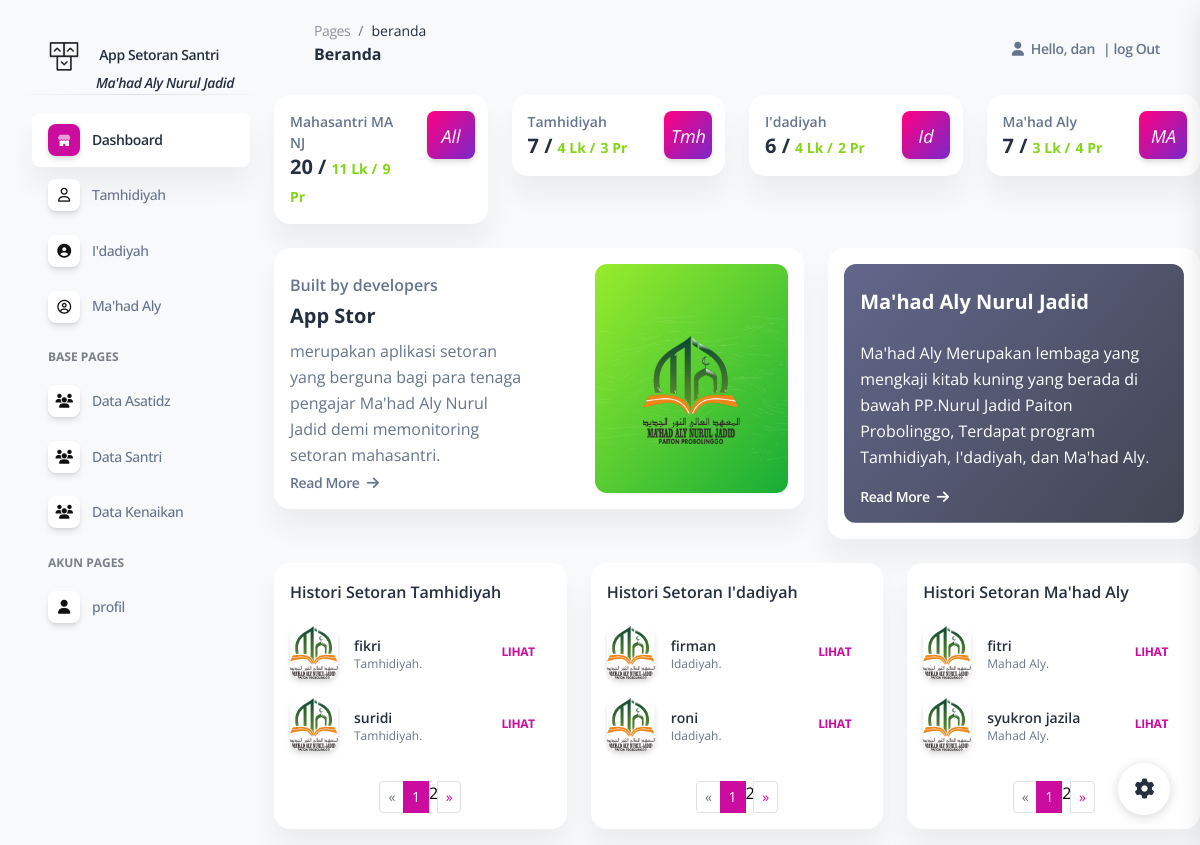
The app's page / (signed in) with its own data.
### appstor/models.py (models this page shows, shortened)
class Asatidz(models.Model):
    jenis={
        ('laki-laki','laki-laki'),
        ('perempuan','perempuan')
     }
    statusp={
        ('siswa','siswa'),
        ('mahasiswa','mahasiswa'),
        ('salaf','salaf')
     }
    marhalah={
        ('Tamhidiyah','Tamhidiyah'),
        ('Idadiyah','Idadiyah'),
        ('Mahad Aly','Mahad Aly'),
     }
    jns={
        ('nubzah','nubzah'),
        ('fathul qorib','fathul qorib'),
        ('fathul muin','fathul muin'),
        ('faroid','faroid'),
        ('arudl','arudl'),
        ('mantiq','mantiq'),
        ('balaghoh','balaghoh'),
        ('qowaid fiqh','qowaid fiqh'),
        ('usul fiqh','usul fiqh'),
     }
    user = models.OneToOneField(User, null=True, on_delete=models.CASCADE)
    nama = models.CharField(max_length=200, blank=False, null=True)
    alamat = models.CharField( max_length=200, blank=True, null=True)
    status = models.CharField(choices=statusp, max_length=200, blank=True, null=True)
    jk = models.CharField(choices=jenis, max_length=20, blank=True, null=True)
    marhalah= models.CharField(choices=marhalah, max_length=30, blank=True, null=True)
    profile_pic = models.ImageField(default='fotokosong.png', blank=True)

### appstor/decorators.py (the view)
    def perubahan_halaman(request, *args, **kwargs):
        group = None
        if request.user.groups.exists():
            group = request.user.groups.all()[0].name
        if group == 'ustad' :
            return redirect('user-page')
        if group == 'admin' :
            return fungsi_awal(request, *args, **kwargs)

### appstor/templates/data/dashboard.html (shortened to what this page needs)
{% extends "data/main.html" %}
{% block content %}
{% load static %}
<div class="row">
  <div class="col-xl-3 col-sm-6 mb-xl-0 mb-4">
    <div class="card">
      <div class="card-body p-3">
        <div class="row">
          <div class="col-8">
            <div class="numbers">
              <p class="text-sm mb-0 text-capitalize font-weight-bold">Mahasantri MA NJ</p>
              <h5 class="font-weight-bolder mb-0">
                {{ sn }} /
                <span class="text-success text-sm font-weight-bolder">{{ l }} Lk /</span>
                <span class="text-success text-sm font-weight-bolder">{{ p }} Pr</span>
              </h5>
            </div>
          </div>
          <div class="col-4 text-end">
            <div class="icon icon-shape bg-gradient-primary shadow text-center border-radius-md">
              <i class=" text-lg opacity-10" aria-hidden="true">All</i>
            </div>
          </div>
        </div>
      </div>
    </div>
  </div>
  <div class="col-xl-3 col-sm-6 mb-xl-0 mb-4">
    <div class="card">
      <div class="card-body p-3">
        <div class="row">
          <div class="col-8">
            <div class="numbers">
              <p class="text-sm mb-0 text-capitalize font-weight-bold">Tamhidiyah</p>
              <h5 class="font-weight-bolder mb-0">
                {{ tm }} /
                <span class="text-success text-sm font-weight-bolder">{{ t }} Lk /</span>
                <span class="text-success text-sm font-weight-bolder">{{ tp }} Pr</span>
              </h5>
            </div>
          </div>
          <div class="col-4 text-end">
            <div class="icon icon-shape bg-gradient-primary shadow text-center border-radius-md">
              <i class=" text-lg opacity-10" aria-hidden="true">Tmh</i>
            </div>
          </div>
        </div>
      </div>
    </div>
  </div>
  <div class="col-xl-3 col-sm-6 mb-xl-0 mb-4">
    <div class="card">
      <div class="card-body p-3">
        <div class="row">
          <div class="col-8">
            <div class="numbers">
              <p class="text-sm mb-0 text-capitalize font-weight-bold">I'dadiyah</p>
              <h5 class="font-weight-bolder mb-0">
                {{ id }} /
                <span class="text-success text-sm font-weight-bolder">{{ idl }} Lk /</span>
                <span class="text-success text-sm font-weight-bolder">{{ idp }} Pr</span>
              </h5>
            </div>
          </div>
          <div class="col-4 text-end">
            <div class="icon icon-shape bg-gradient-primary shadow text-center border-radius-md">
              <i class="text-lg opacity-10" aria-hidden="true">Id</i>
            </div>
          </div>
        </div>
      </div>
    </div>
  </div>
  <div class="col-xl-3 col-sm-6">
    <div class="card">
      <div class="card-body p-3">
        <div class="row">
          <div class="col-8">
            <div class="numbers">
              <p class="text-sm mb-0 text-capitalize font-weight-bold">Ma'had Aly</p>
              <h5 class="font-weight-bolder mb-0">
                {{ ma }} /
                <span class="text-success text-sm font-weight-bolder">{{ mal }} Lk /</span>
                <span class="text-success text-sm font-weight-bolder">{{ map }} Pr</span>
              </h5>
            </div>
          </div>
          <div class="col-4 text-end">
            <div class="icon icon-shape bg-gradient-primary shadow text-center border-radius-md">
              <i class="text-lg opacity-10" aria-hidden="true">MA</i>
            </div>
          </div>
        </div>
      </div>
    </div>
  </div>
</div>
<div class="row mt-4">
  <div class="col-lg-7 mb-lg-0 mb-4">
    <div class="card">
      <div class="card-body p-3">
        <div class="row">
          <div class="col-lg-6">
            <div class="d-flex flex-column h-100">
              <p class="mb-1 pt-2 text-bold">Built by developers</p>
              <h5 class="font-weight-bolder">App Stor</h5>
              <p class="mb-1">merupakan aplikasi setoran yang berguna bagi para tenaga pengajar Ma'had Aly Nurul Jadid
                demi memonitoring setoran mahasantri.
              </p>
              <a class="text-body text-sm font-weight-bold mb-0 icon-move-right mt-auto" href="javascript:;">
                Read More
                <i class="fas fa-arrow-right text-sm ms-1" aria-hidden="true"></i>
              </a>
            </div>
          </div>
          <div class="col-lg-5 ms-auto text-center mt-5 mt-lg-0">
            <div class="bg-gradient-success border-radius-lg h-100">
              <div class="position-relative d-flex align-items-center justify-content-center h-100">
                <img class="w-50 position-relative z-index-2 pt-4"
                  src="{% static 'img/logo mahad aly.png'%}">
              </div>
            </div>
          </div>
        </div>
      </div>
    </div>
  </div>
  <div class="col-lg-5">
    <div class="card h-100 p-3">
      <div class="overflow-hidden position-relative border-radius-lg bg-cover h-100"
        style="background-image: url('../staticimg/ivancik.jpg');">
        <span class="mask bg-gradient-dark"></span>
        <div class="card-body position-relative z-index-1 d-flex flex-column h-100 p-3">
          <h5 class="text-white font-weight-bolder mb-4 pt-2">Ma'had Aly Nurul Jadid</h5>
          <p class="text-white">Ma'had Aly Merupakan lembaga yang mengkaji kitab kuning yang berada di bawah PP.Nurul Jadid Paiton Probolinggo, Terdapat
            program Tamhidiyah, I'dadiyah, dan Ma'had Aly.</p>
          <a class="text-white text-sm font-weight-bold mb-0 icon-move-right mt-auto" href="javascript:;">
            Read More
            <i class="fas fa-arrow-right text-sm ms-1" aria-hidden="true"></i>
          </a>
        </div>
      </div>
    </div>
  </div>
</div>
<div class="row mt-4">
  <div class="col-12 col-xl-4">
    <div class="card h-100">
      <div class="card-header pb-0 p-3">
        <h6 class="mb-0">Histori Setoran Tamhidiyah</h6>
      </div>
      <div class="card-body p-3">
        <ul class="list-group">
          {% for datanubzah in halaman_order_custumer.object_list %}
          <li class="list-group-item border-0 d-flex align-items-center px-0 mb-2">
            <div class="avatar me-3">
              <img src="{% static 'img/logo mahad aly.png'%}" alt="kal" class="border-radius-lg shadow">
            </div>
            <div class="d-flex align-items-start flex-column justify-content-center">
              <h6 class="mb-0 text-sm">{{datanubzah.nama}}</h6>
              <p class="mb-0 text-xs">{{datanubzah.marhalah}}.</p>
            </div>
            <a class="btn btn-link pe-3 ps-0 mb-0 ms-auto" href="{% url 'setorasatidz' datanubzah.id %}">lihat</a>
          </li>
          {% endfor %}
        </ul>
      </div>
      <nav aria-label="Page navigation">
        <ul class="pagination pagination-sm  justify-content-center">
            <li class="page-item {% if not previous %} disabled {% endif %}">
                <a class="page-link" href="{{ previous }}" aria-label="Previous">
                    <span aria-hidden="true">&laquo;</span>
                </a>
            </li>
            {% for n in halaman_order_custumer.paginator.page_range %}
              {% if halaman_order_custumer.number == n %}
                <li class="page-item active" aria>
                    <span class="page-link">
                        {{ n }}
                     </span>
                </li>
           {% elif n > halaman_order_custumer.number|add:-3 and n < halaman_order_custumer.number|add:3 %}
            <li class="page-item"><a class="pagelink" href="?halaman={{ n }}">{{ n }}</a></li>
                 {% endif %}
           {% endfor %}
           <li class="page-item {% if not next %} disabled {% endif %}">
                <a class="page-link" href="{{ next }}"aria-label="Next">
                    <span aria-hidden="true">&raquo;</span>
                </a>
            </li>
        </ul>
    </nav>
    </div>
  </div>
  <div class="col-12 col-xl-4">
    <div class="card h-100">
      <div class="card-header pb-0 p-3">
        <h6 class="mb-0">Histori Setoran I'dadiyah</h6>
      </div>
      <div class="card-body p-3">
        <ul class="list-group">
          {% for datanubzah in halaman_order_custumer2.object_list %}
          <li class="list-group-item border-0 d-flex align-items-center px-0 mb-2">
            <div class="avatar me-3">
              <img src="{% static 'img/logo mahad aly.png'%}" alt="kal" class="border-radius-lg shadow">
            </div>
            <div class="d-flex align-items-start flex-column justify-content-center">
              <h6 class="mb-0 text-sm">{{datanubzah.nama}}</h6>
              <p class="mb-0 text-xs">{{datanubzah.marhalah}}.</p>
            </div>
            <a class="btn btn-link pe-3 ps-0 mb-0 ms-auto" href="{% url 'setorasatidz' datanubzah.id %}">lihat</a>
          </li>
          {% endfor %}
        </ul>
      </div>
      <nav aria-label="Page navigation">
        <ul class="pagination pagination-sm  justify-content-center">
            <li class="page-item {% if not previous %} disabled {% endif %}">
                <a class="page-link" href="{{ previous }}" aria-label="Previous">
                    <span aria-hidden="true">&laquo;</span>
                </a>
            </li>
            {% for n in halaman_order_custumer.paginator.page_range %}
              {% if halaman_order_custumer.number == n %}
                <li class="page-item active" aria>
                    <span class="page-link">
                        {{ n }}
                     </span>
                </li>
           {% elif n > halaman_order_custumer.number|add:-3 and n < halaman_order_custumer.number|add:3 %}
            <li class="page-item"><a class="pagelink" href="?halaman={{ n }}">{{ n }}</a></li>
                 {% endif %}
           {% endfor %}
           <li class="page-item {% if not next %} disabled {% endif %}">
                <a class="page-link" href="{{ next }}"aria-label="Next">
                    <span aria-hidden="true">&raquo;</span>
                </a>
            </li>
        </ul>
    </nav>
    </div>
  </div>
  <div class="col-12 col-xl-4">
    <div class="card h-100">
      <div class="card-header pb-0 p-3">
        <h6 class="mb-0">Histori Setoran Ma'had Aly</h6>
      </div>
      <div class="card-body p-3">
        <ul class="list-group">
          {% for datanubzah in halaman_order_custumer3.object_list %}
          <li class="list-group-item border-0 d-flex align-items-center px-0 mb-2">
            <div class="avatar me-3">
              <img src="{% static 'img/logo mahad aly.png'%}" alt="kal" class="border-radius-lg shadow">
            </div>
            <div class="d-flex align-items-start flex-column justify-content-center">
              <h6 class="mb-0 text-sm">{{datanubzah.nama}}</h6>
              <p class="mb-0 text-xs">{{datanubzah.marhalah}}.</p>
            </div>
            <a class="btn btn-link pe-3 ps-0 mb-0 ms-auto" href="{% url 'setorasatidz' datanubzah.id %}">lihat</a>
          </li>
          {% endfor %}
        </ul>
      </div>
      <nav aria-label="Page navigation">
        <ul class="pagination pagination-sm  justify-content-center">
            <li class="page-item {% if not previous %} disabled {% endif %}">
                <a class="page-link" href="{{ previous }}" aria-label="Previous">
                    <span aria-hidden="true">&laquo;</span>
                </a>
            </li>
            {% for n in halaman_order_custumer.paginator.page_range %}
              {% if halaman_order_custumer.number == n %}
                <li class="page-item active" aria>
                    <span class="page-link">
                        {{ n }}
                     </span>
                </li>
           {% elif n > halaman_order_custumer.number|add:-3 and n < halaman_order_custumer.number|add:3 %}
            <li class="page-item"><a class="pagelink" href="?halaman={{ n }}">{{ n }}</a></li>
                 {% endif %}
           {% endfor %}
           <li class="page-item {% if not next %} disabled {% endif %}">
                <a class="page-link" href="{{ next }}"aria-label="Next">
                    <span aria-hidden="true">&raquo;</span>
                </a>
            </li>
        </ul>
    </nav>
    </div>
  </div>
</div>
{% endblock content %}

### appstor/templates/data/navbar.html (shortened to what this page needs)
{% load static %}
<!DOCTYPE html>
<html lang="en">
    <nav class="navbar navbar-main navbar-expand-lg px-0 mx-4 shadow-none border-radius-xl" id="navbarBlur" navbar-scroll="true">
        <div class="container-fluid py-1 px-3">
          <nav aria-label="breadcrumb">
            <ol class="breadcrumb bg-transparent mb-0 pb-0 pt-1 px-0 me-sm-6 me-5">
              <li class="breadcrumb-item text-sm"><a class="opacity-5 text-dark" href="javascript:;">Pages</a></li>
              <li class="breadcrumb-item text-sm text-dark active" aria-current="page">{{ page}}</li>
            </ol>
            <h6 class="font-weight-bolder mb-lg-3">{{ judul }}</h6>
          </nav>
          <div class="collapse navbar-collapse mt-sm-0 mt-2 me-md-0 me-sm-4" id="navbar">
            <ul class="navbar-nav  justify-content-end">
                <li class="nav-item d-flex align-items-center">
                    <a href="javascript:;" class="nav-link text-body font-weight-bold px-0">
                        <i class="fa fa-user me-sm-1"></i>
                        <span class="me-2 d-sm-inline d-none">Hello, {{ request.user }}</span>
                    </a>
                </li>
                {% if user.is_authenticated %}
                <li class="nav-item  d-flex align-items-center">
                    <a href="{% url 'logout' %}" class="nav-link text-body font-weight-bold px-0">
                    |
                        <span class="d-sm-inline M17 d-none">log Out</span>
                    </a>
                </li>
                {% endif %}
            </ul>
        </div>
    </div>
</nav>
</html>

### records on screen
Asatidz: nama "fikri", marhalah "Tamhidiyah"
Asatidz: nama "suridi", marhalah "Tamhidiyah"
Asatidz: nama "firman", marhalah "Idadiyah"
Asatidz: nama "roni", marhalah "Idadiyah"
Asatidz: nama "fitri", marhalah "Mahad Aly"
Asatidz: nama "syukron jazila", marhalah "Mahad Aly"

### other values on screen
{{ page }} "beranda"
{{ judul }} "Beranda"
{{ request.user }} "dan"
{{ sn }} "20"
{{ l }} "11"
{{ p }} "9"
{{ tm }} "7"
{{ t }} "4"
{{ tp }} "3"
{{ id }} "6"
{{ idl }} "4"
{{ idp }} "2"
{{ ma }} "7"
{{ mal }} "3"
{{ map }} "4"
